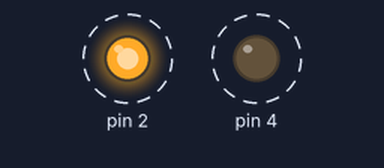
Bench run of a sketch on a simulated Arduino Uno, built with avr-gcc and run on an emulated ATmega328P. Shown: output pins drawn as LEDs (lit = HIGH). Dashed ring = blinking.

Above: at 0.05 s.
Timing chart, 0 to 3.0 s (numbered marks = the images above):
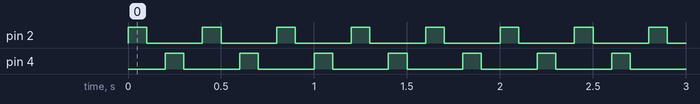

The sketch:

dois_leds_piscando.ino
```cpp
void setup()
{
  pinMode(2, OUTPUT);
  pinMode(4, OUTPUT);
}

void loop()
{
  digitalWrite(2, HIGH);
  delay(100); // Wait for 1000 millisecond(s)
  digitalWrite(2, LOW);
  delay(100); // Wait for 1000 millisecond(s)

  digitalWrite(4, HIGH);
  delay(100); // Wait for 1000 millisecond(s)
  digitalWrite(4, LOW);
  delay(100); // Wait for 1000 millisecond(s)
}
```

Measured:
- by itself, pin 2, pin 4: alternates HIGH for 0.10 s and LOW for 0.30 s
